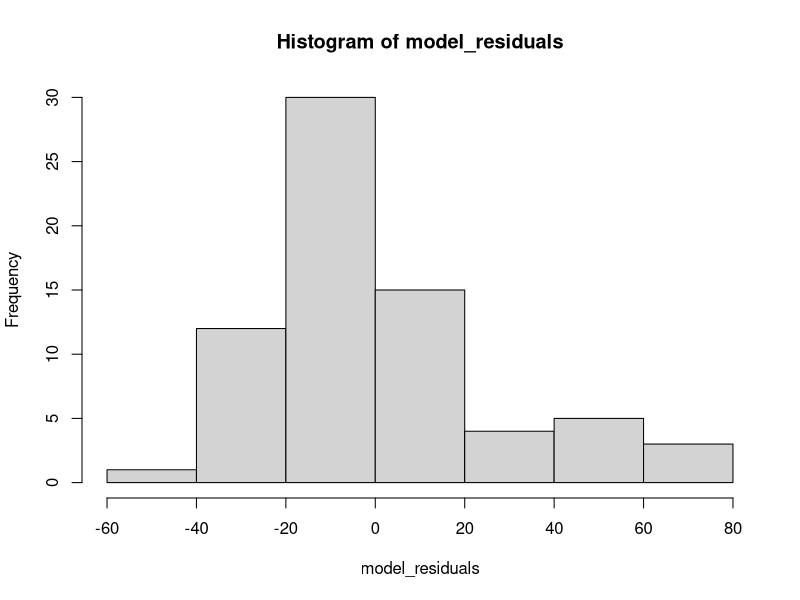
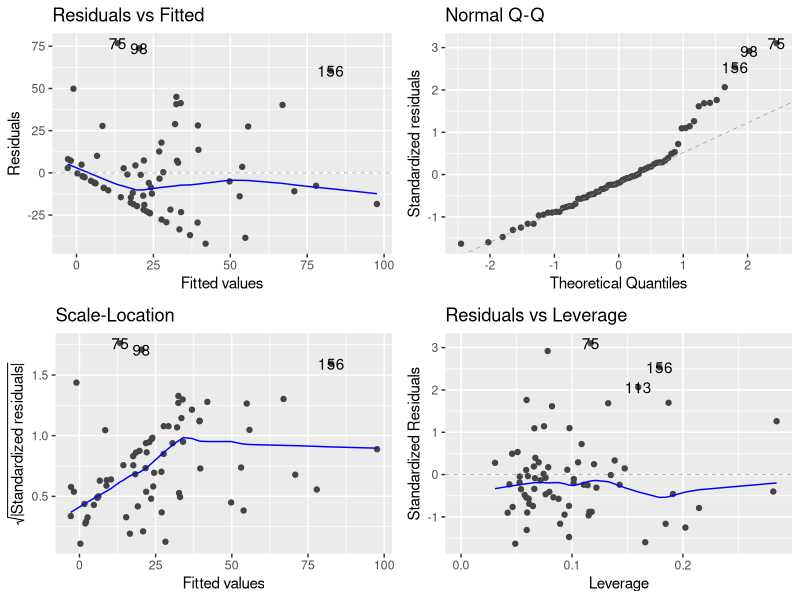
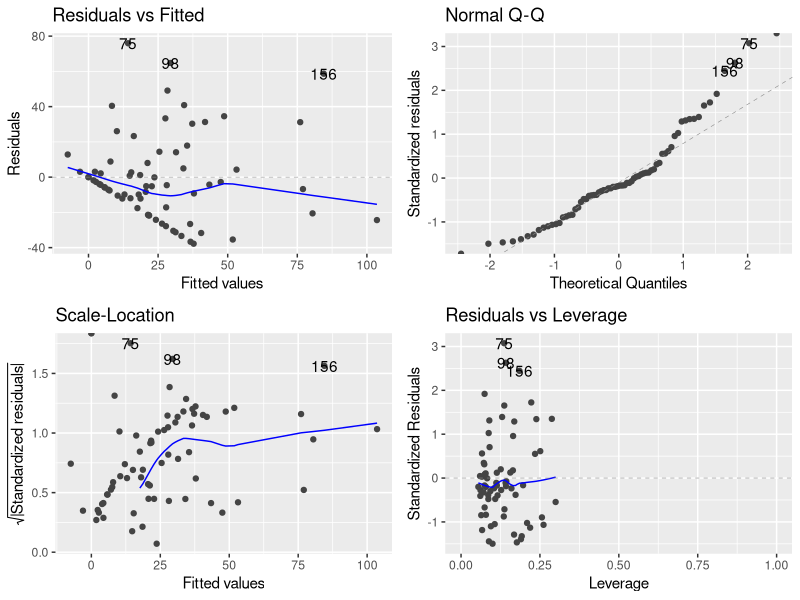

Recreate these plots in R, in order.
## ---- chunk 1
rm(list=ls())
library(here)
library(tidyverse)
library(ggfortify)
## ---- chunk 2
Plot <- read.csv(here("Data", "Updated_Moose_Plot_Data.csv"))
## ---- chunk 3
browseindex.model <- lm(browse_index ~ elev_m + dist_h2o_m + dist_conifer_m + harvest_intensity_m2.ha + dist_dev_m + deer_density, data = Plot)
## ---- chunk 4
model_residuals = browseindex.model$residuals

hist(model_residuals)

# ggplot(browseindex.model, aes(x=residuals))+
 # geom_histogram()

#Tried using ggplot but wasn't working out. The hist(model_residuals method worked though)
## ---- chunk 5
autoplot(browseindex.model)
## ---- chunk 6
anova(browseindex.model)
## ---- chunk 7
summary(browseindex.model)
## ---- chunk 8
browseindex.model2 <- lm(browse_index ~ elev_m + dist_h2o_m + dist_conifer_m + harvest_intensity_m2.ha + dist_dev_m + deer_density + harvest + hilltop + swamp + wetland_forest, data = Plot)
## ---- chunk 9
autoplot(browseindex.model2)
## ---- chunk 10
anova(browseindex.model2)
## ---- chunk 11
summary(browseindex.model2)
